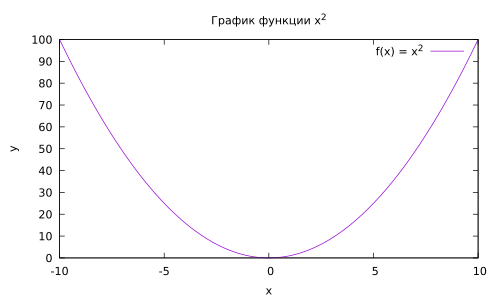

Here is the gnuplot script that generated this plot:
set terminal pdf
set output './lab1-gnuplottex-fig1.pdf'
set xlabel "x"
set ylabel "y"
set title "График функции x^2"
plot x**2 title "f(x) = x^2" with lines
